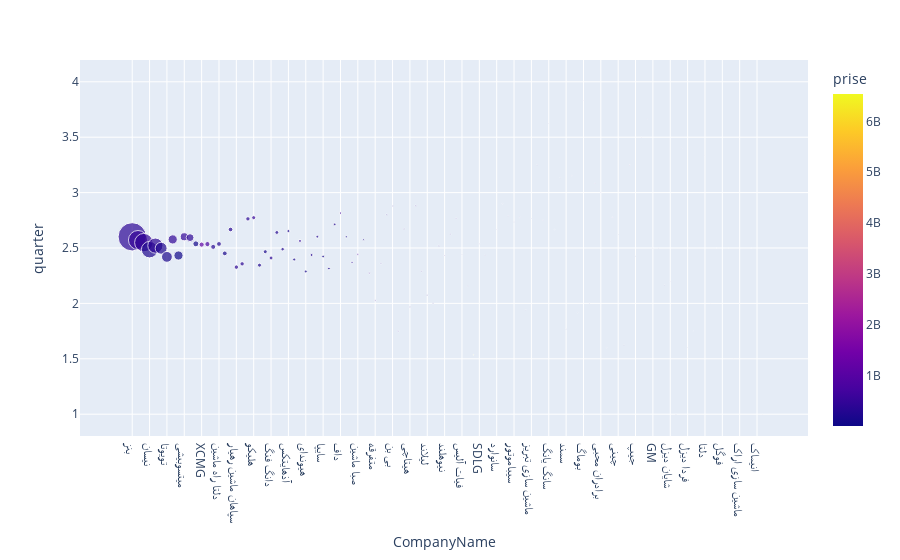

Notebook code for this chart:
### Code cell
merged_tamirat_price_bank =merged_tamirat_price_bank[~merged_tamirat_price_bank['quarter'].isna()]
merged_tamirat_price_bank['quarter'] = merged_tamirat_price_bank['quarter'].astype(int)
px.scatter(
    merged_tamirat_price_bank.groupby(['CompanyName']).agg({'duration': 'mean', 'prise': 'mean', 'Work code': 'count', 'quarter': 'mean'}).reset_index().sort_values('Work code', ascending=False),
    x='CompanyName',
    y='quarter',
    color='prise',
    size = 'Work code')

### Figure 1 — Plotly figure (JSON) as saved in the notebook; plotly's stock layout.template omitted (floating-point values rounded to 4 significant figures)
{"data": [{"hovertemplate": "CompanyName=%{x}<br>quarter=%{y}<br>Work code=%{marker.size}<br>prise=%{marker.color}<extra></extra>", "legendgroup": "", "marker": {"color": [406900000.0, 524800000.0, 500800000.0, 232100000.0, 405300000.0, 242700000.0, 174600000.0, 457600000.0, 65940000.0, 494700000.0, 419200000.0, 89300000.0, 1130000000.0, 801200000.0, 329900000.0, 280500000.0, 147200000.0, 343300000.0, 376400000.0, 380000000.0, 371700000.0, 521900000.0, 227700000.0, 164400000.0, 367600000.0, 295000000.0, 247500000.0, 178700000.0, 156600000.0, 497700000.0, 102200000.0, 273900000.0, 240800000.0, 73510000.0, 169300000.0, 231500000.0, 624300000.0, 80330000.0, 307600000.0, 637100000.0, 120900000.0, 522900000.0, 321000000.0, 176900000.0, 84160000.0, 227700000.0, 395100000.0, 19874375, 201100000.0, 217600000.0, 416300000.0, 99770000.0, 38840000.0, 125900000.0, 555000000.0, 131593000, 381000000.0, 62070000.0, 44241125, 6537000000.0, 76060000.0, 256900000.0, 96930000.0, 412300000.0, 59890000, 156400000.0, 173800000.0, 450500000.0, 161300000, 69780000.0, 277946875, 124668750, 60775000, 143300000.0, 11440000, 82150000.0, 77710000.0, 18630000.0, 1454000000.0, 126500000.0, 474200000.0, 258900000.0, 103600000, 1648800000, 28647500, 22600000, 2908375000, 12220000.0, 299889910, 33420000.0, 87670000.0, 61170000.0, 126800000.0, 991600000, 23200000, 20510000, 189000000, 22675000, 42000000, 12970000.0, 59000000, 11750000, 1016150000, 20000000, 117500000, 40000000, 229000000, 20000000, 120000000, 100000000, 21800000], "coloraxis": "coloraxis", "size": [27818, 12698, 11735, 9364, 7989, 4944, 4091, 2939, 2931, 2265, 2143, 1252, 935, 923, 884, 820, 813, 748, 684, 661, 654, 566, 565, 555, 544, 517, 429, 340, 333, 314, 309, 302, 279, 267, 251, 251, 184, 183, 170, 142, 127, 95, 78, 72, 70, 66, 64, 64, 61, 59, 55, 54, 52, 50, 44, 40, 39, 34, 32, 28, 26, 23, 22, 21, 20, 19, 19, 18, 17, 17, 16, 16, 16, 15, 15, 13, 13, 12, 12, 12, 12, 11, 10, 9, 8, 8, 8, 7, 6, 6, 6, 6, 6, 5, 5, 5, 5, 4, 3, 3, 3, 2, 2, 2, 2, 2, 2, 2, 2, 1, 1], "sizemode": "area", "sizeref": 69.55, "symbol": "circle"}, "mode": "markers", "name": "", "orientation": "v", "showlegend": false, "type": "scatter", "x": ["بنز", "ولوو", "کوماتسو", "نیسان", "هپکو", "ایسوزو", "تویوتا", "کاترپیلار", "ایران خودرو", "میتسوبیشی", "فاو", "پژو", "XCMG", "تایتان", "سوزوکی", "دلتا راه ماشین", "مزدا", "سایپا دیزل", "سپاهان ماشین رهیار", "بهمن", "اسکانیا", "هلیکو", "پارس خودرو", "آمیکو", "دانگ فنگ", "ایویکو", "رنو", "آذهایتکس", "تیراژه ماشین", "لیوگانگ", "هیوندای", "کاوه", "مرتب", "سایپا", "فوتون", "ماک", "داف", "تراکتورسازی", "لیبهر", "صبا ماشین", "مکث موتور", "سهند", "متفرقه", "شک موتو", "چانگلين", "بی بن", "داشیان ماشین", "زامیاد", "هیتاچی", "اشکوش", "اطلس", "لیلاند", "بابکت", "بهمن دیزل", "نیوهلند", "ماموت", "گلد هافر", "فیات آلیس", "یگانه پارس کویر", "کیس", "SDLG", "جاندیر", "فان", "سانوارد", "LISHIDE", "بوشونگ", "سیباموتور", "صبری", "لندکروز", "ماشین سازی تبریز", "شانتیو", "رومانی", "سانگ یانگ", "اینترناش", "ایران کاوه", "سمند", "تیتان", "استریک", "بوماگ", "سنوپارس", "تورنتو", "برادران محبی", "كوماتسو", "ویرتگن", "چینی", "گازار لودر", "اشمیتس", "جیپ", "اویکو", "هیدرو اطلس", "GM", "دایناپاک", "فرگوسن", "شایان دیزل", "نيسان پيكاپ", "مهران اراک", "فردا دیزل", "کاریزان خودرو", "ساکایی", "دلتا", "کمنز", "گراو", "فوگل", "تبریز", "ترابوزا", "ماشین سازی اراک", "دوسان", "بلناکس", "انیماک", "پارکر", "صنایع راهسازی"], "xaxis": "x", "y": [2.601, 2.572, 2.549, 2.485, 2.521, 2.498, 2.42, 2.577, 2.432, 2.601, 2.594, 2.538, 2.53, 2.535, 2.51, 2.537, 2.451, 2.667, 2.327, 2.357, 2.763, 2.774, 2.345, 2.467, 2.41, 2.64, 2.49, 2.653, 2.396, 2.564, 2.288, 2.437, 2.602, 2.423, 2.315, 2.713, 2.815, 2.601, 2.371, 2.444, 2.575, 2.274, 2.026, 2.361, 2.8, 2.879, 1.75, 2.672, 1.967, 2.881, 2.291, 2.074, 2, 2.52, 2.432, 2.625, 2.769, 2.441, 2.156, 1.536, 2.538, 2.435, 1.955, 2.667, 2.9, 2.789, 2.737, 2.778, 1.941, 2.765, 3.25, 2.75, 3.625, 2.667, 3.133, 1.769, 3.154, 1.917, 3.833, 2, 3.083, 3, 1.6, 2.778, 2.625, 1.625, 3.25, 2.429, 3.5, 3.667, 2.5, 2.5, 2.167, 2.2, 1, 3.4, 1.6, 1.75, 3, 3.333, 2, 2.5, 2.5, 2.5, 1.5, 2, 4, 2.5, 3, 1, 4], "yaxis": "y"}], "layout": {"coloraxis": {"colorbar": {"title": {"text": "prise"}}, "colorscale": [[0, "#0d0887"], [0.1111, "#46039f"], [0.2222, "#7201a8"], [0.3333, "#9c179e"], [0.4444, "#bd3786"], [0.5556, "#d8576b"], [0.6667, "#ed7953"], [0.7778, "#fb9f3a"], [0.8889, "#fdca26"], [1, "#f0f921"]]}, "legend": {"itemsizing": "constant", "tracegroupgap": 0}, "margin": {"t": 60}, "xaxis": {"anchor": "y", "domain": [0, 1], "title": {"text": "CompanyName"}}, "yaxis": {"anchor": "x", "domain": [0, 1], "title": {"text": "quarter"}}}}
